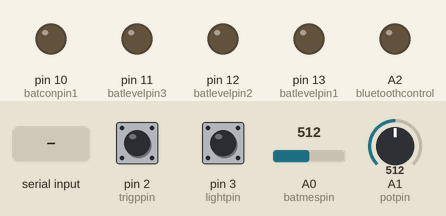
Bench run of a sketch on a simulated Arduino Uno, built with avr-gcc and run on an emulated ATmega328P. Parts: output pins drawn as LEDs (lit = HIGH). Dashed ring = blinking. The inputs (shaded band) are chosen by the test bench; at power-on: A0 (batmespin) = 512, pin 2 (trigppin) HIGH, pin 3 (lightpin) HIGH, A1 (potpin) = 512.

Above: at 1.2 s.
1.3 s: A0 (batmespin) set to 876
2.8 s: A0 (batmespin) set to 897
At 3.3 s:
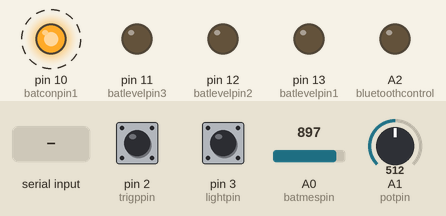
5.8 s: "1" received over the second serial link
At 6.4 s:
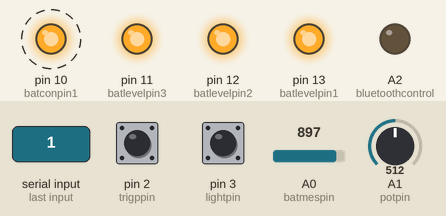
8.8 s: "2" received over the second serial link
At 9.7 s:
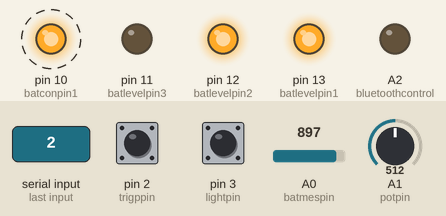
11.8 s: "3" received over the second serial link
At 12.7 s:
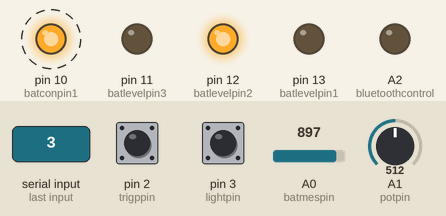
14.8 s: "4" received over the second serial link
At 15.8 s:
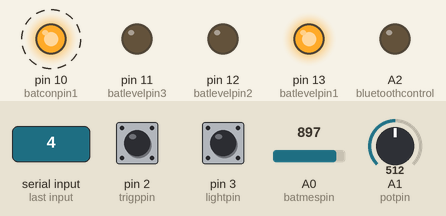
Timing chart, 0 to 18.8 s (numbered marks = the images above; inputs shaded):
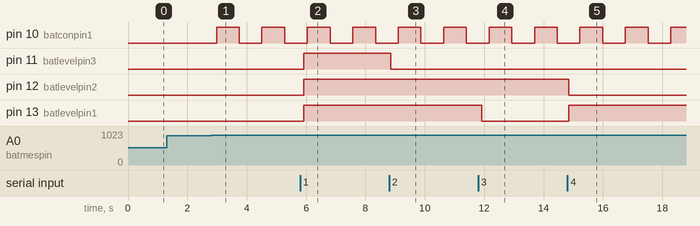

Measured:
- the behaviour switches between 883 and 884 on A0 (batmespin) (found by bisection; images 0 and 1)
- after the input at 1.3 s, every drawn part: stays the same
- after the input at 2.8 s, pin 10 (batconpin1): alternates HIGH for 0.77 s and LOW for 0.77 s, starting after 0.18 s
- after the input at 5.8 s, pin 11 (batlevelpin3), pin 12 (batlevelpin2), pin 13 (batlevelpin1): LOW → HIGH after 0.12 s
- after the input at 8.8 s, pin 11 (batlevelpin3): HIGH → LOW after 0.05 s
- after the input at 11.8 s, pin 13 (batlevelpin1): HIGH → LOW after 0.11 s
- after the input at 14.8 s, pin 12 (batlevelpin2): HIGH → LOW at once; pin 13 (batlevelpin1): LOW → HIGH at once

The sketch:

Nunchuck_Controller.ino
```cpp
#include <SoftwareSerial.h>

SoftwareSerial mySerial(5, 4);

int potpin = A1; //potentiometer
int batmespin = A0; //internal battery measure analog pin
int trigppin = 2; //trigger button pin
int lightpin = 3; //lights button pin
int batlevelpin1 = 13; //leds for batt level
int batlevelpin2 = 12; //^
int batlevelpin3 = 11; //^
int batconpin1 = 10; //batleven controller
int bluetoothcontrol = A2; //bt AT mode
bool trigSafe = false;
bool batSafe = true;
int serialdata;
int lightstate = 0;
int ledState = HIGH;
unsigned long previousMillis = 0;
const long interval = 750;

void setup() {
  pinMode(trigppin, INPUT_PULLUP);
  pinMode(lightpin, INPUT_PULLUP);
  pinMode(batlevelpin1, OUTPUT);
  pinMode(batlevelpin2, OUTPUT);
  pinMode(batlevelpin3, OUTPUT);
  pinMode(batconpin1, OUTPUT);
  pinMode(bluetoothcontrol, OUTPUT);
  digitalWrite(bluetoothcontrol, LOW);
  mySerial.begin(9600);
  delay(50);
}

void loop() {
  unsigned long currentMillis = millis();
  int trigVal = digitalRead(trigppin); //read trigger button
  int lightVal = digitalRead(lightpin); // read lights button

  analogReference(DEFAULT);
  for (int i = 1; i < 5; i++) {
    analogRead(potpin);
    delay(i);
  }
  int throttle = analogRead(potpin); // read analog in
  analogReference(INTERNAL);
  for (int i = 1; i < 5; i++) {
    analogRead(batmespin);
    delay(i);
  }
  int batlevel = analogRead(batmespin); //read internal battery

  throttle = map(throttle, 506, 1023, 1100, 1800); //converted before printing in serial, 506-1023 converted to 1.1ms-1.8ms

  if (trigVal == HIGH) {
    trigSafe = false;
  }
  if (trigVal == LOW && batSafe == true) {
    trigSafe = true;
  }
  if (trigSafe == true) {
    mySerial.println(throttle);
    delay(100);
  } else {
    mySerial.println("1100");
    delay(100);
  }

  //code for sending lights on off with no delay in them
  if (lightVal == LOW && lightstate == 1) {
    if (currentMillis - previousMillis >= interval) {
      previousMillis = currentMillis;
      mySerial.println("6");
      lightstate = 0;
    }
  }
  if (lightVal == LOW && lightstate == 0) {
    if (currentMillis - previousMillis >= interval) {
      previousMillis = currentMillis;
      mySerial.println("9");
      lightstate = 1;
    }
  }
  if (mySerial.available() > 0) {
    serialdata = mySerial.read();
    if (serialdata == 49) {
      digitalWrite(batlevelpin1, HIGH);
      digitalWrite(batlevelpin2, HIGH);
      digitalWrite(batlevelpin3, HIGH);
    }
    if (serialdata == 50) {
      digitalWrite(batlevelpin1, HIGH);
      digitalWrite(batlevelpin2, HIGH);
      digitalWrite(batlevelpin3, LOW);
    }
    if (serialdata == 51) {
      digitalWrite(batlevelpin2, HIGH);
      digitalWrite(batlevelpin1, LOW);
      digitalWrite(batlevelpin3, LOW);
    }
    if (serialdata == 52) {
      batSafe = false;
      digitalWrite(batlevelpin2, LOW);
      digitalWrite(batlevelpin1, HIGH);
      digitalWrite(batlevelpin3, LOW);
    }
  }

  float voltage = batlevel * (4.340 / 1023.000);
  if (voltage > 3.90) {
    ledState = HIGH;
  } else if ( voltage <= 3.90 && voltage > 3.75) {
    if (currentMillis - previousMillis >= interval) {
      previousMillis = currentMillis;
      if (ledState == LOW) {
        ledState = HIGH;
      } else {
        ledState = LOW;
      }
    }
  } else {
    ledState = LOW;
    batSafe = false;
  }
  digitalWrite(batconpin1, ledState);
}
```
